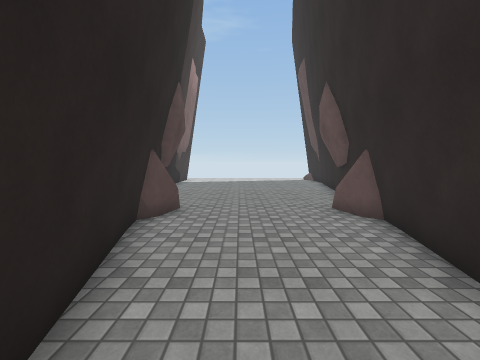
View 1 (above)

20 first-person views from a walk through a 3-D level made in the Unity game engine. The camera is 1.4 m above the floor, tilts 4° down and sees 90° across. The floor is counted in squares, 1 m on a side. Each view is taken from the middle of a square. On the plan, view 1 faces up. The plan holds only what a view shows up to about 13 squares ahead; the rest is blank. The place goes on beyond the plan. Surface patterns are stand-ins for the level's own textures.

View 2
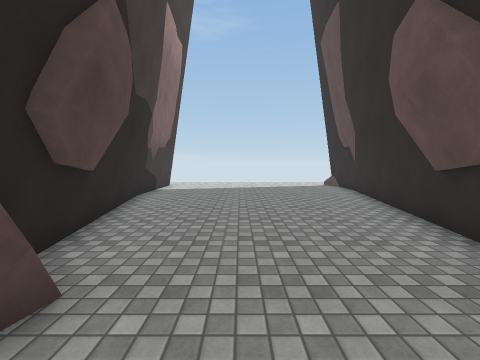

View 3
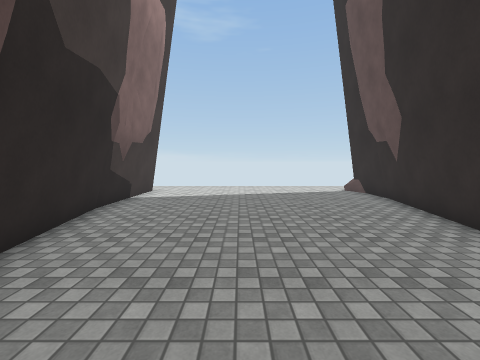

View 4
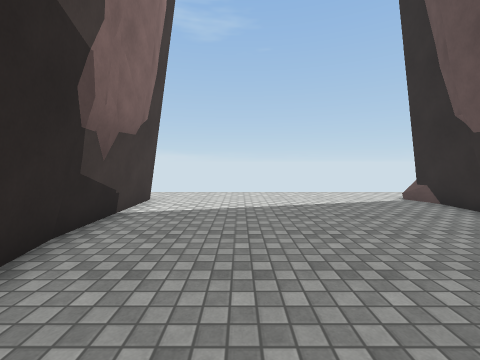

View 5
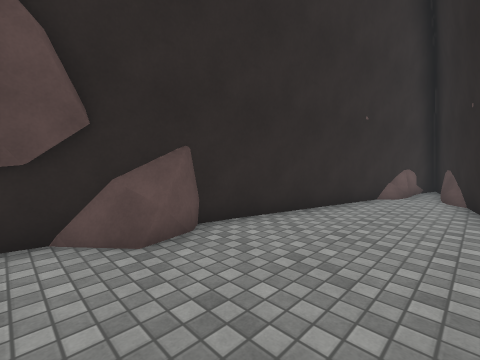

View 6
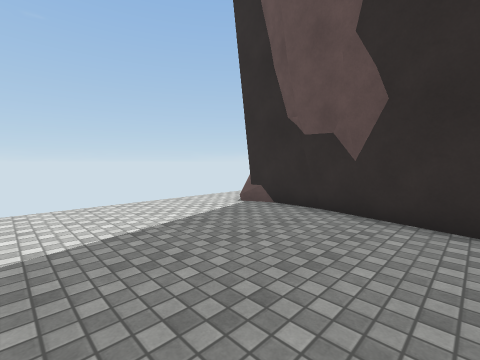

View 7
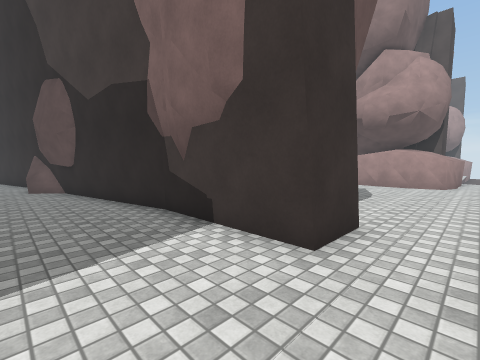

View 8
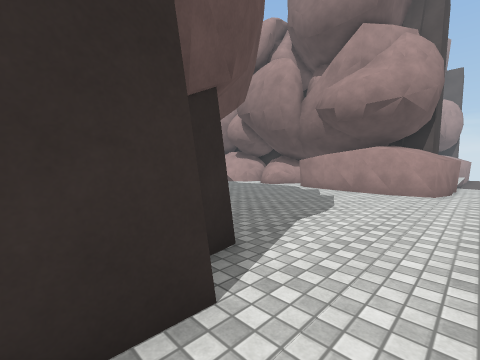

View 9
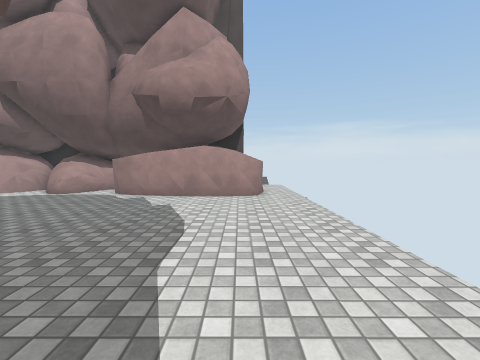

View 10
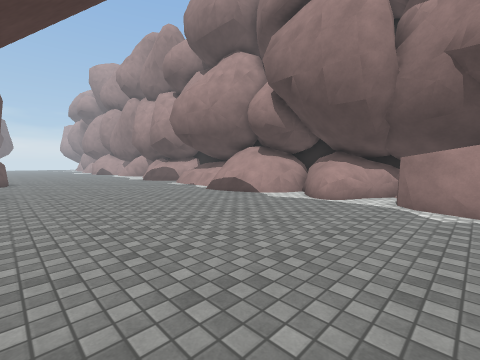

View 11
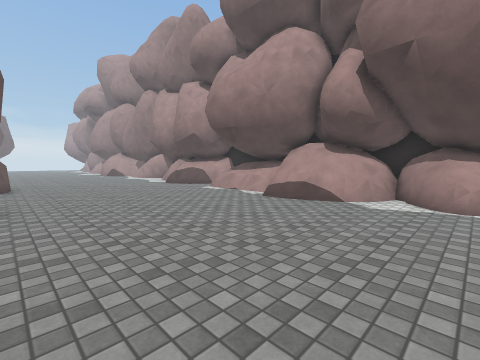

View 12
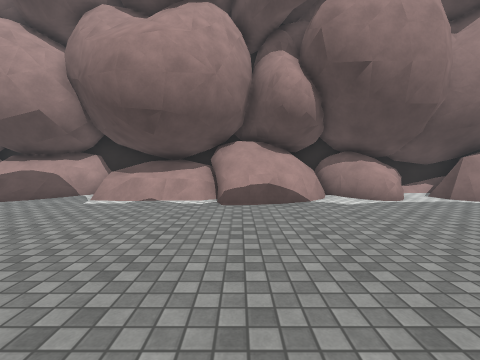

View 13
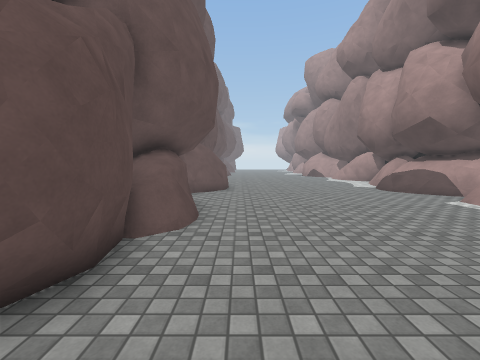

View 14
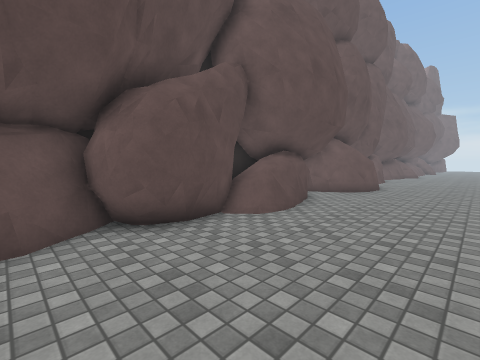

View 15
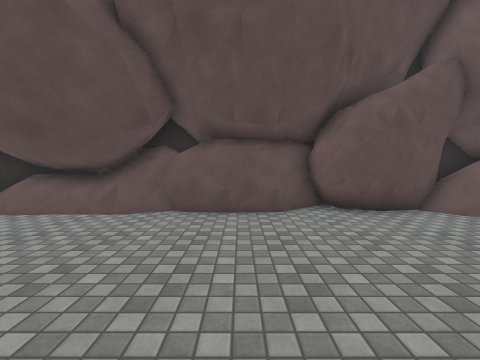

View 16
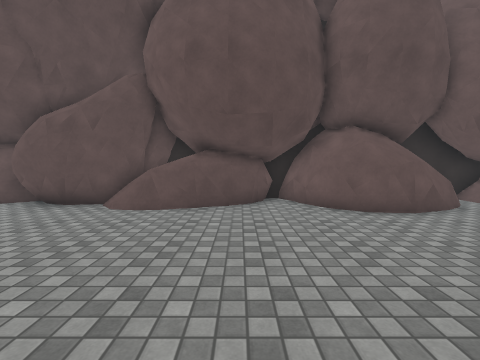

View 17
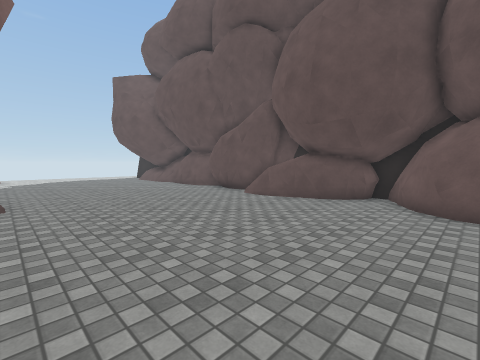

View 18
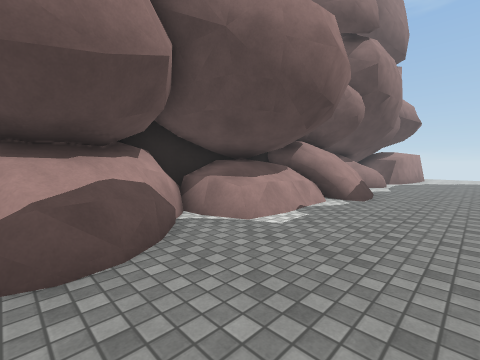

View 19
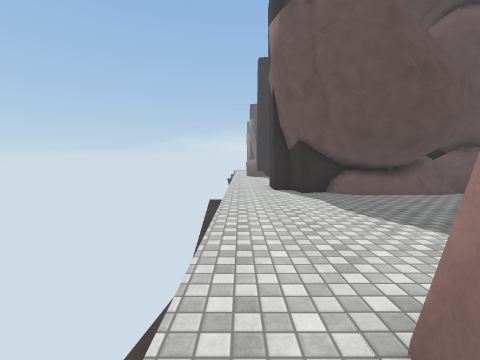

View 20
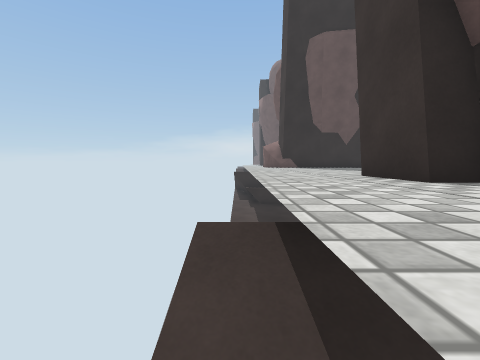

### Floor plan
Key: @ floor where view 1 was taken; # wall or solid block; . main floor; - floor 1.75 m lower than the main floor; / step, stairs or slope; = window, fence, low wall or low ledge; ^ raised ledge; v drop or lower ground.
Columns run from 19 left of view 1 to 6 right of it. Each row starts with its distance up from view 1.
 23   ////-/////vvvvvvvvvvvvvv
 22 ..........................
 21 ^^.......................=
 20 ^^#..........###.........#
 19   #.........####.........#
 18   #.........#  #.........#
 17  ##........=#  #.........#
 16  ^.........##  #........##
 15 ##.........##  #........#
 14 ##.........##  #........#
 13 =..........=#  #........#
 12 ^=.........##  #........#
 11 #=.........#   ##......##
 10 #..........#    #......#
  9 #=.........#    #......#
  8 ^^.........#    #......#
  7 ^^=........#    ##....##
  6 ^^=........#     #....##
  5 ##.........#     #....#
  4 ^=.........##    #....#
  3 #=........==#    #....#
  2 ^=.........##    ##...#
  1 ^=.........##     #..##
  0 =..........##     #@.#
 -1 =...........#      ..#
 -2 #=.........##     ^###
 -3 #^........###      ##
 -4 #^........##

Positions as (right, up) in squares from view 1, and headings:
1: (0, 0), facing up
2: (0, 5), facing up
3: (0, 8), facing up
4: (-1, 11), facing up
5: (-1, 9), facing down-right
6: (-1, 14), facing up-right
7: (-1, 22), facing down-left
8: (-5, 22), facing down-left
9: (-7, 20), facing left
10: (-9, 16), facing down-left
11: (-9, 12), facing down-left
12: (-9, 6), facing left
13: (-10, 9), facing down
14: (-13, 9), facing down-right
15: (-15, 10), facing right
16: (-16, 0), facing right
17: (-17, -4), facing up-right
18: (-14, -4), facing up-left
19: (-19, 22), facing right
20: (-10, 23), facing right
